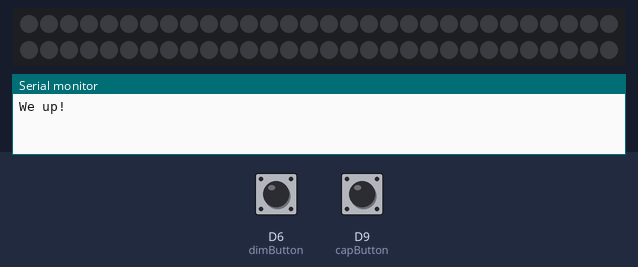
A sketch run on a simulated Arduino Zero (SAMD21). Shown: 60 RGB LEDs in strip order, left to right, continuing on the next row, the last lines printed to the serial monitor. The inputs (shaded band) are chosen by the test bench; at power-on: D6 (dimButton) HIGH, D9 (capButton) LOW. Dim RGB values are drawn brighter than linear.

Above: at 1.2 s.
1.3 s: D6 (dimButton) pulled LOW for 0.15 s
2.9 s: D9 (capButton) pulled HIGH for 0.15 s
At 4.5 s:
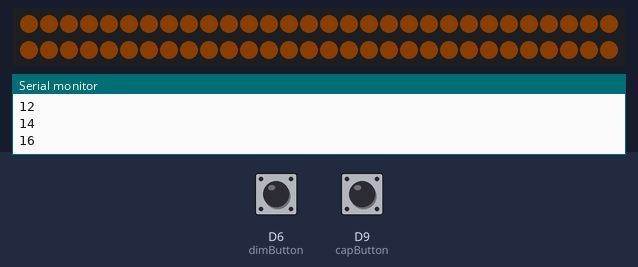
5.0 s: D6 (dimButton) pulled LOW for 1 s
8.0 s: D9 (capButton) pulled HIGH for 1 s
At 8.88 s:
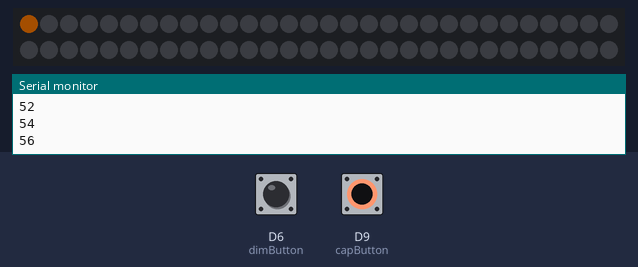
10.5 s: D9 (capButton) pulled HIGH for 3.2 s
Timing chart, 0 to 13.5 s (numbered marks = the images above; inputs shaded):
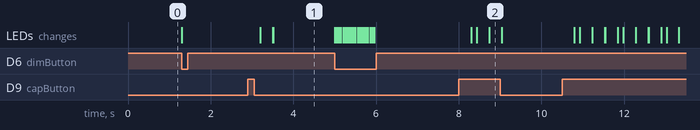

Measured:
- after the input at 2.9 s, the LEDs: first change after 0.30 s (image 1 shows a later state)
- after the input at 8.0 s, the LEDs: first change after 0.30 s (image 2 shows a later state)

The sketch:

touch_night_light.ino
```cpp
/*
  Code for a simple Nighlight that turns turns on and off with a button press,
  and dims (or brightens) when you hold a second button down.
  Author: Elias Santistevan
  SparkFun Electronics
  6/2019
*/

#include <FastLED.h>

#define NUM_LEDS 60
#define DATA_PIN 10
#define CLOCK_PIN 12

CRGB leds[NUM_LEDS];

// Buttons
int dimButton = 6;
int capButton = 9;

// state keeps track it the light is on or off, and high keeps track of the
// limits of illumination of the LED
bool state = false;
bool high = false;

// default brightness
int brightness = 10;

void setup() {

  // Don't forget SAMD21 boards use SerialUSB, not Serial
  SerialUSB.begin(115200);
  SerialUSB.println("We up!");

  // Capacitive Touch Button
  pinMode(capButton, INPUT);
  pinMode(dimButton, INPUT_PULLUP);

  // Notice our APA102s have a BGR order not RGB
  FastLED.addLeds<APA102, DATA_PIN, CLOCK_PIN, BGR>(leds, NUM_LEDS);
  FastLED.setBrightness(brightness);


}

void loop() {

  // If the dimButton is pressed and the "state" (light) is off, then turn it on.
  if((digitalRead(capButton) == HIGH) && (state == false)){
    delay(300); // Debounce
    state = true; // They are now on.
    for(int i = 0; i < NUM_LEDS; i++){
      leds[i] = CHSV(32, 255, 255); // Warm orange.
      FastLED.show();
      delay(5); // Just enough to look awesome when they turn on.
    }
  }

  // If the dimButton is pressed and the "state" (light) is on, then turn it off.
  else if((digitalRead(capButton) == HIGH) && (state == true)){
    delay(300); // Debounce
    state = false; // They are now off.
    for(int i = 0; i < NUM_LEDS; i++){
      leds[i] = CRGB::Black;
      FastLED.show();
      delay(2);
    }
  }

  // If you keep down the dimButton (onboard D6 button) then the light will start
  // dimming.
  while((digitalRead(dimButton) == LOW) && (high == false)){
      FastLED.setBrightness(brightness += 2); // Don't dim too slowly.
      FastLED.show();
      SerialUSB.println(brightness);

      if(brightness >= 75) // Max brightness
        high = true; //Jump out of this loop.

      delay(50);
  }

  while((digitalRead(dimButton) == LOW) && (high == true)){
      FastLED.setBrightness(brightness -= 2);
      FastLED.show();
      SerialUSB.println(brightness);

      if(brightness <= 5)
        high = false;

      delay(50);
  }

}
```
